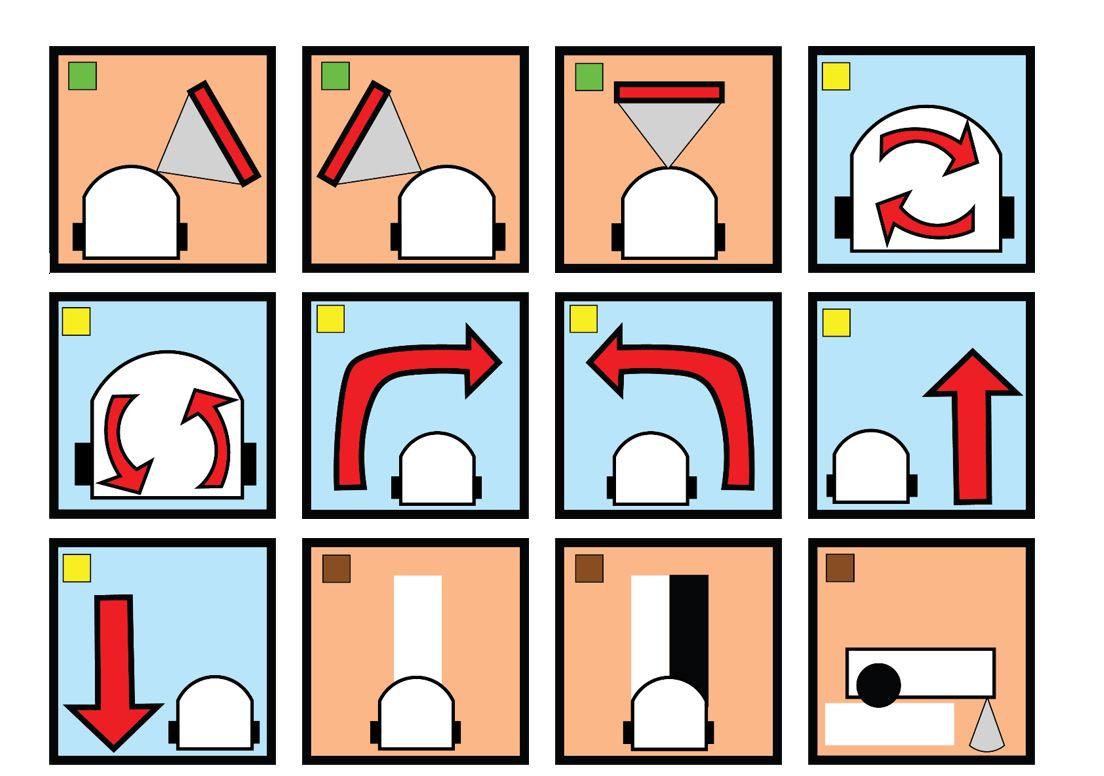
#> input picture src/data/1.jpg, 1104 x 776 px
$ python -i find_frames.py   (imports and definitions only)
#> lines starting #> are read from the running program, lines starting #| are printed output that depends on the picture; after the words box and inside, x2 and y2 are one past the last pixel; in counts of white or black regions, pixels touching at a corner belong together
#> further down, picture is the input picture: shape (776, 1104, 3); mean B, G, R 179.2, 185.7, 197.5
### src/fuse.py
import numpy as np

POS_X = 0
POS_Y = 1
THRESHOLD_COLLINEAR = 0.2
PROXIMITY_PIX = 10
INFINITY_SLOPE = 10
NUMBER_OF_CORNER = 4


def fuse_points_in_contours(contours):
    """Erase useless points (collinear or too close)"""
    new_contours = []
    for contour in contours:
        contour_fuse_point = fuse_duplicates_points(contour)

        index_contour = []
        new_contour = []

        if len(contour_fuse_point) > NUMBER_OF_CORNER:
            for index in range(len(contour_fuse_point)):
                if index == (len(contour_fuse_point) - 2):
                    index_temp1 = 0
                    index_temp2 = index + 1
                elif index == (len(contour_fuse_point) - 1):
                    index_temp1 = 1
                    index_temp2 = 0
                else:
                    index_temp1 = index + 2
                    index_temp2 = index + 1
                pt1 = contour_fuse_point[index]
                pt2 = contour_fuse_point[index_temp2]
                pt3 = contour_fuse_point[index_temp1]
                if collinear(pt1, pt2, pt3):
                    index_contour.append(index + 1)

            for index, point in enumerate(contour_fuse_point):
                if any(index == x for x in index_contour):
                    pass
                else:
                    new_contour.append(contour_fuse_point[index])
            if len(new_contour) == NUMBER_OF_CORNER:
                new_contours.append([new_contour[0][0], new_contour[1][0], new_contour[2][0], new_contour[3][0]])
        elif len(contour_fuse_point) == NUMBER_OF_CORNER:
            new_contours.append([contour_fuse_point[0][0], contour_fuse_point[1][0], contour_fuse_point[2][0],
                                 contour_fuse_point[3][0]])

    return new_contours


# [9 lines left out: function collinear, not called in this run]


def fuse_duplicates_points(contour):
    """"Fuse two point too close"""
    index = 0
    temp_contour = []
    for point_to_add in contour:
        point_to_add = point_to_add[0].tolist()
        to_add = True
        for point_to_test in temp_contour:
            if (point_to_add != point_to_test and
                    points_too_close(point_to_add, point_to_test)):
                to_add = False
        if to_add:
            temp_contour.append(point_to_add)
            index += 1

    return_contour = np.empty((index, 1, 2), dtype=int)
    for index, contour in enumerate(temp_contour):
        return_contour[index, 0] = contour
    return return_contour


# [8 lines left out: function point_close_to_array, not called in this run]


def points_too_close(first_point, second_point):
    if abs(first_point[0] - second_point[0]) < PROXIMITY_PIX and abs(first_point[1] - second_point[1]) < PROXIMITY_PIX:
        return True
    else:
        return False


# [11 lines left out: function get_slope_contour, not called in this run]

### src/find_frames.py
import cv2
import fuse

SIZE_THRESHOLD = 5000


def find_contour_frames(image):
    """Find quadrilateral shapes in the image that are bigger than the threshold defined abow"""
    edges = cv2.Canny(cv2.medianBlur(image, 5), 30, 90)
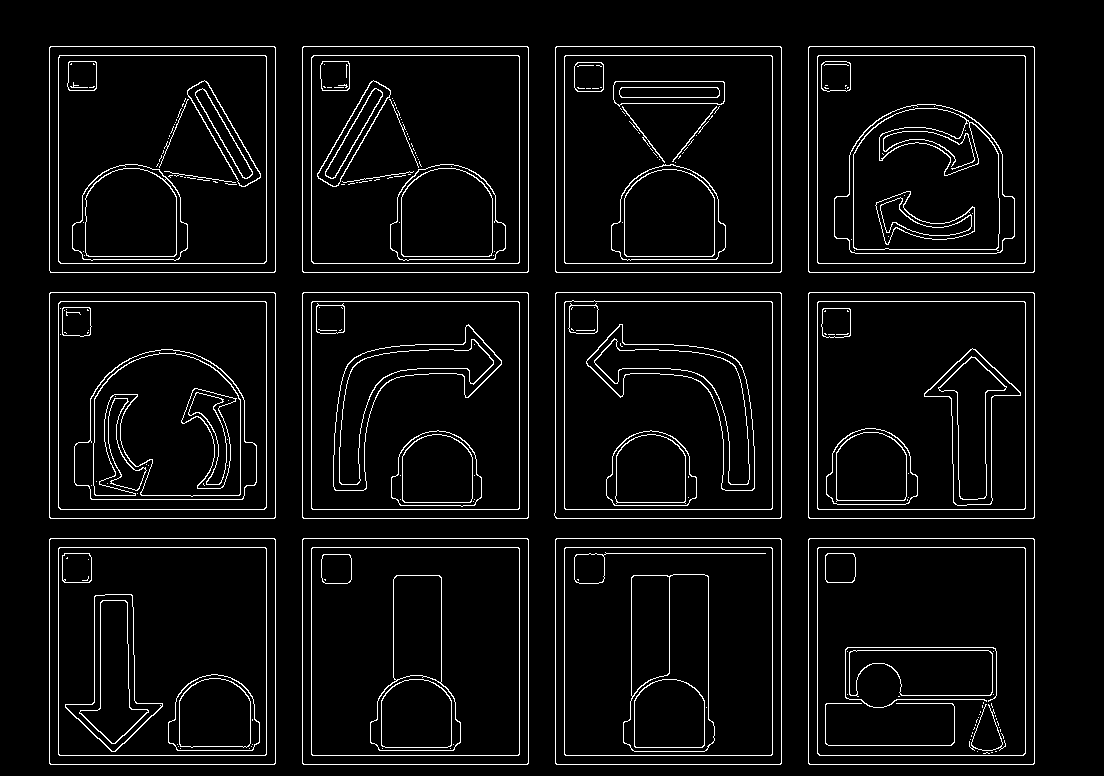
#> edges: shape (776, 1104); 4.9% white in thin lines or dots, all inside (x1, y1, x2, y2) = (49, 46, 1035, 765)

    # [5 lines of commented-out code are left out]

    contours, _ = cv2.findContours(edges, cv2.RETR_EXTERNAL, cv2.CHAIN_APPROX_TC89_KCOS)
#> contours = 12 contours; largest, box (x1, y1, x2, y2) and area: (554, 292, 782, 518) 50738, (49, 46, 276, 273) 50738, (808, 538, 1035, 765) 50626, (555, 538, 782, 765) 50626, (302, 538, 529, 765) 50626
    # sort the contours from top to bottom then left to right
    contours = sorted(contours, key=lambda ctr: cv2.boundingRect(ctr)[0] + cv2.boundingRect(ctr)[1] * image.shape[1])
#> contours = 12 contours; largest, box (x1, y1, x2, y2) and area: (554, 292, 782, 518) 50738, (49, 46, 276, 273) 50738, (302, 46, 529, 273) 50626, (555, 46, 782, 273) 50626, (808, 46, 1035, 273) 50626

    edges = cv2.cvtColor(edges, cv2.COLOR_GRAY2BGR)
    for contour in contours:
        for point in contour:
            cv2.circle(edges, (point[0][0], point[0][1]), 5, (0, 0, 255))
#> this loop made 12 passes
#> contour on passes 2, 3, 4, 5, 6, 8, 9, 10: [[302, 47], [303, 272], [528, 271], [527, 46]], [[555, 47], [556, 272], [781, 271], [780, 46]], [[808, 47], [809, 272], [1034, 271], [1033, 46]], [[49, 293], [50, 518], [275, 517], [274, 292]], [[302, 293], [303, 518], [528, 517], [527, 292]], [[808, 293], [809, 518], [1034, 517], [1033, 292]], [[49, 539], [50, 764], [275, 763], [274, 538]], [[302, 539], [303, 764], [528, 763], [527, 538]]
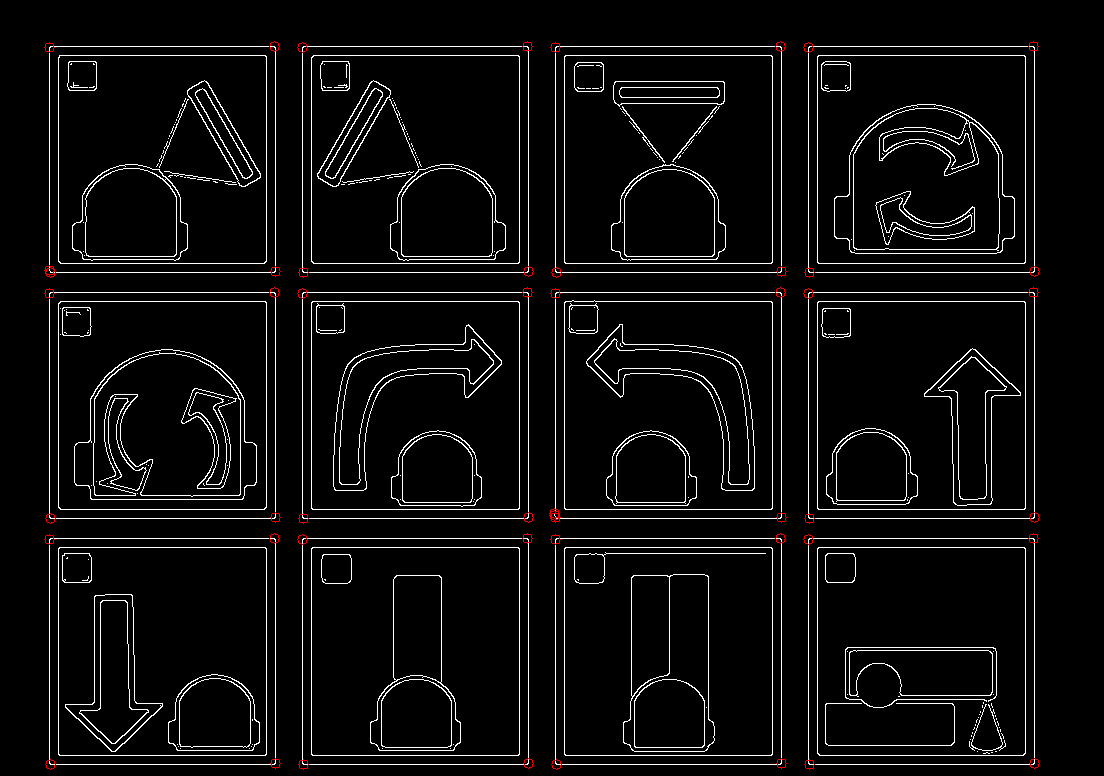
#> edges: shape (776, 1104, 3); mean B, G, R 12.5, 12.5, 13

    contours_frame = []
    for contour in contours:
        contour = cv2.approxPolyDP(contour, cv2.arcLength(contour, True) * 0.01, True)
        for point in contour:
            cv2.circle(edges, (point[0][0], point[0][1]), 5, (0, 0, 255))
        if is_contour_frame(contour):
            contours_frame.append(contour)
#> this loop made 12 passes
#> after the loop, contours_frame = 12 contours; largest, box (x1, y1, x2, y2) and area: (49, 46, 276, 273) 50626, (302, 46, 529, 273) 50626, (555, 46, 782, 273) 50626, (808, 46, 1035, 273) 50626, (49, 292, 276, 519) 50626

    contours_frame = fuse.fuse_points_in_contours(contours_frame)
#> the loop in fuse_points_in_contours, `for contour in contours:` made 12 passes
#> after the loop in fuse_points_in_contours, `for contour in contours:`: new_contours = 12 items
#> contours_frame = 12 items

    for contour in contours_frame:
        for point in contour:
            cv2.circle(edges, (point[0], point[1]), 5, (0, 255, 255), -1)
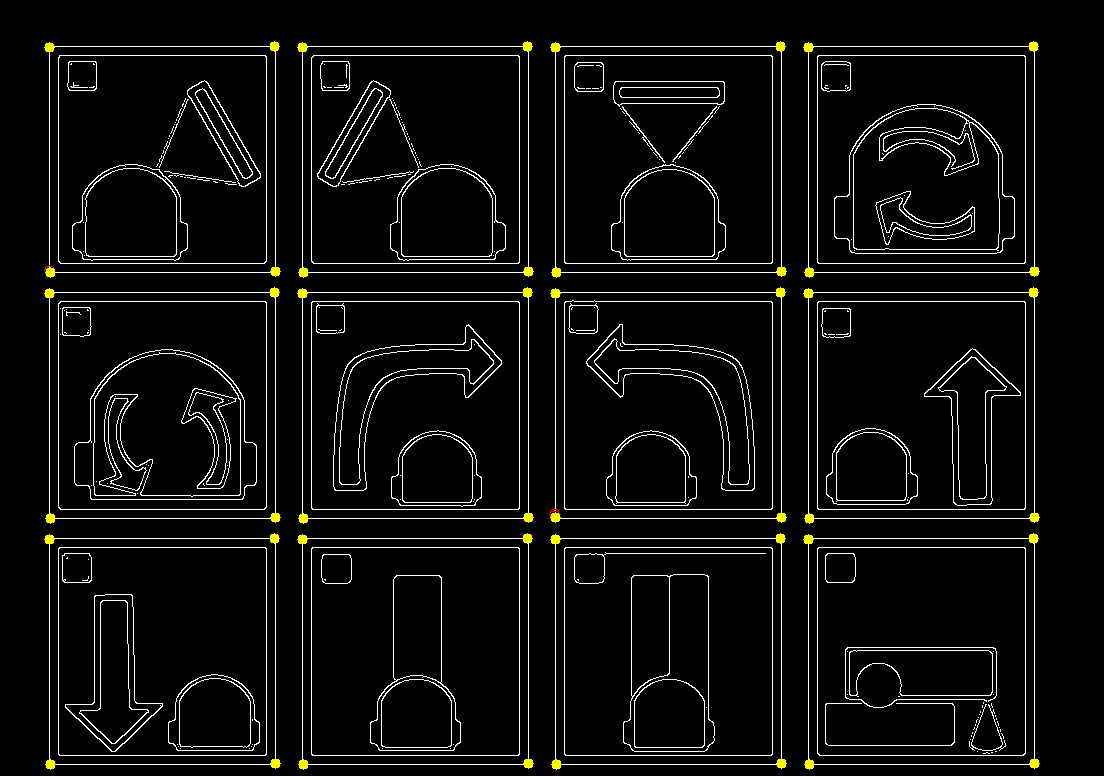
#> edges: shape (776, 1104, 3); 0.45% of pixels changed, all inside (x1, y1, x2, y2) = (44, 41, 1040, 770)

    return contours_frame


def is_contour_frame(contour):
    """Check whether the contour has 4 point (is a quadrilateral) and is bigger than the threshold"""
    if (contour.size >= 8 and
            abs(cv2.contourArea(contour)) > SIZE_THRESHOLD and
            cv2.isContourConvex(contour)):
        return True
    else:
        return False

>>> import cv2
>>> picture = cv2.imread('data/1.jpg')
>>> result = find_contour_frames(picture)
#> result = 12 items

$ run again, on src/data/2.jpg
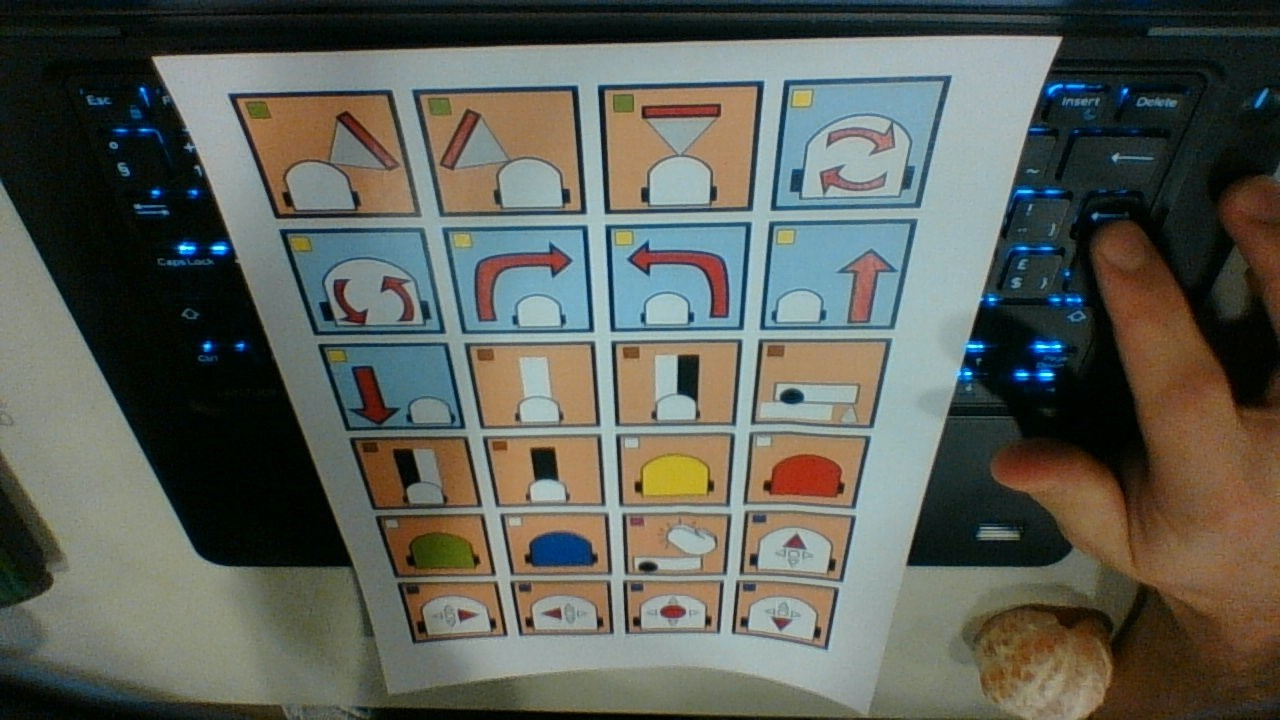
#> input picture src/data/2.jpg, 1280 x 720 px
#> picture is the input picture: shape (720, 1280, 3); mean B, G, R 87, 95.2, 92.2
#> contours = 454 contours, 361 with area under 20; largest, box (x1, y1, x2, y2) and area: (770, 75, 951, 211) 20779, (597, 80, 764, 215) 20441, (412, 85, 587, 218) 20100, (228, 89, 422, 219) 19626, (760, 218, 918, 331) 15578
#> the loop in find_contour_frames, `for contour in contours:` made 454 passes
#> contour on passes 2, 4, 5: [[889, 1], [891, 2]], [[814, 2]], [[837, 2], [839, 2]]
#> after the loop in find_contour_frames, `for contour in contours:`:
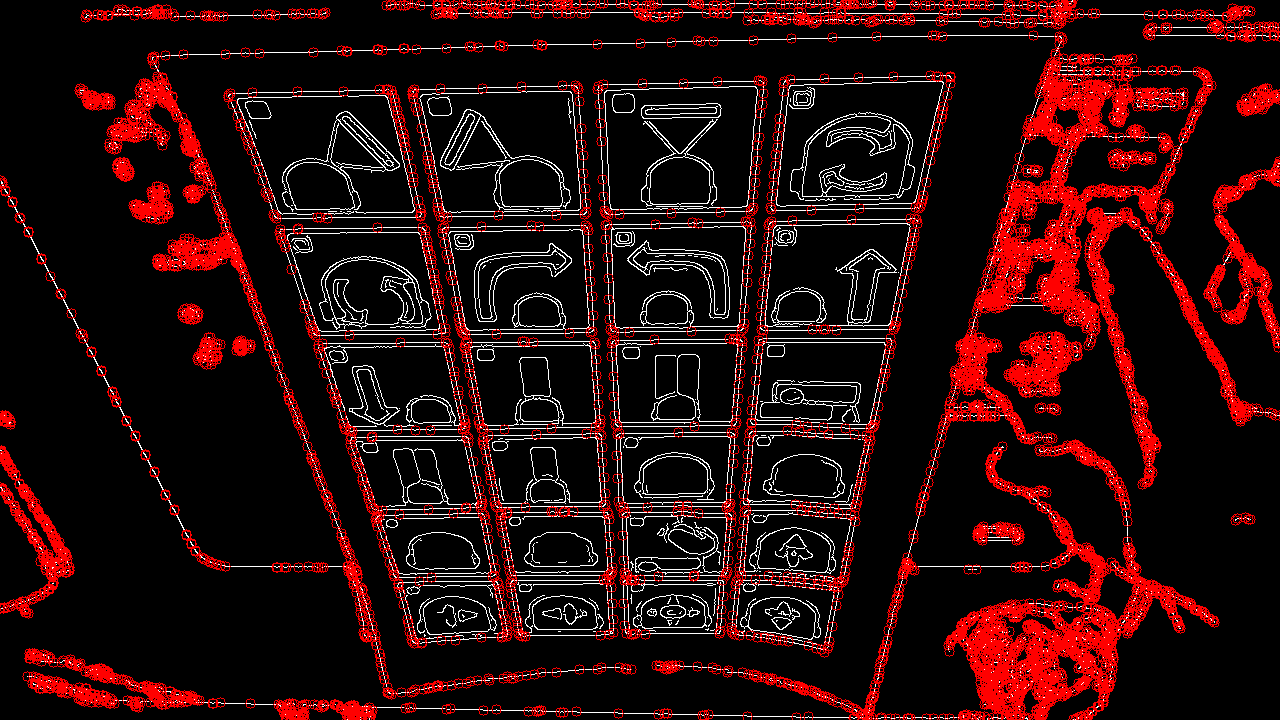
#> edges: shape (720, 1280, 3); mean B, G, R 11.3, 11.3, 41.9
#> the loop in find_contour_frames, `for contour in contours:` made 454 passes
#> contour on passes 2 to 4: [[889, 1], [891, 2]], [[386, 5], [1008, 4]], [[814, 2]]
#> after the loop in find_contour_frames, `for contour in contours:`: contours_frame = 24 contours; largest, box (x1, y1, x2, y2) and area: (771, 76, 951, 210) 20278, (598, 81, 763, 213) 19768, (414, 87, 585, 217) 19528, (228, 90, 421, 219) 19246, (761, 219, 917, 330) 15080
#> the loop in fuse_points_in_contours, `for contour in contours:` made 24 passes
#> contour_fuse_point on passes 1, 4, 5, 6, 7, 8, 10, 12: [[950, 76], [784, 81], [771, 209], [918, 208]], [[391, 90], [228, 95], [276, 218], [420, 216]], [[916, 219], [771, 221], [761, 329], [893, 329]], [[750, 222], [605, 225], [610, 329], [741, 330]], [[587, 227], [442, 228], [462, 332], [592, 331]], [[280, 229], [315, 335], [445, 332], [422, 227]], [[758, 340], [751, 423], [873, 426], [890, 338]], [[318, 345], [345, 429], [464, 428], [447, 343]]
#> after the loop in fuse_points_in_contours, `for contour in contours:`: new_contours = 24 items
#> the loop in find_contour_frames, `for contour in contours_frame:` made 24 passes
#> after the loop in find_contour_frames, `for contour in contours_frame:`:
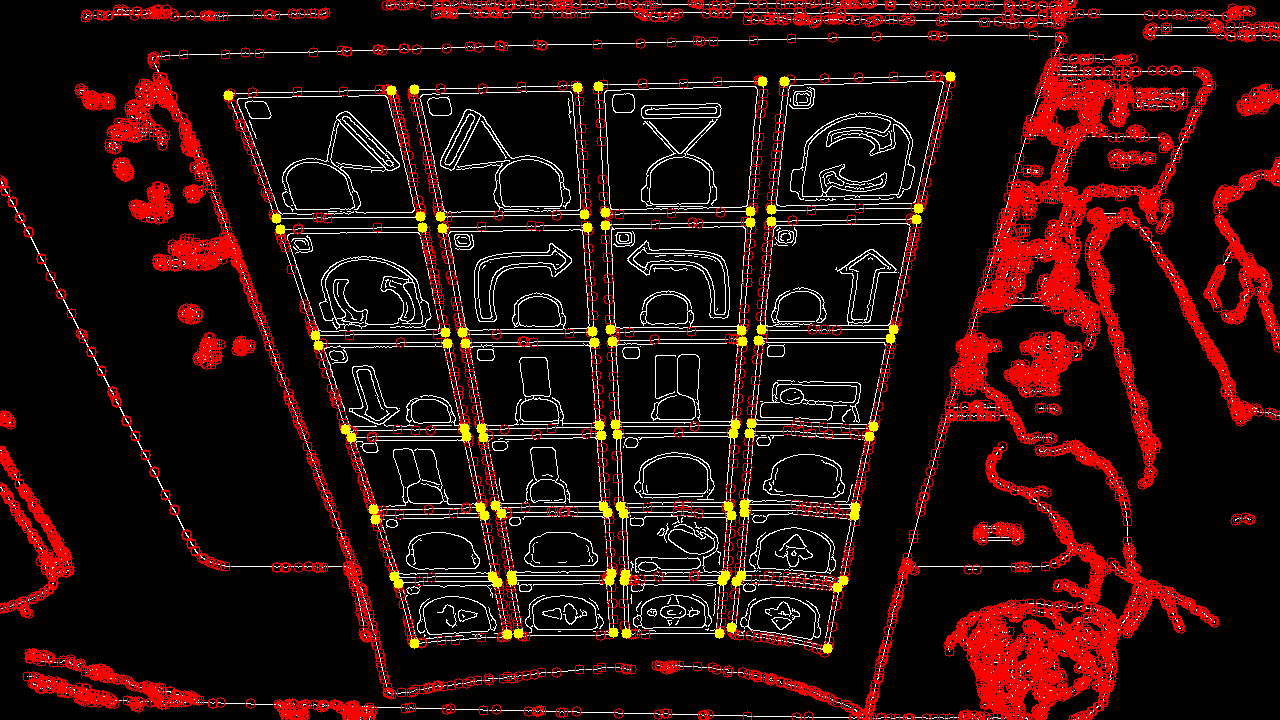
#> edges: shape (720, 1280, 3); 0.82% of pixels changed, all inside (x1, y1, x2, y2) = (223, 71, 956, 654)
